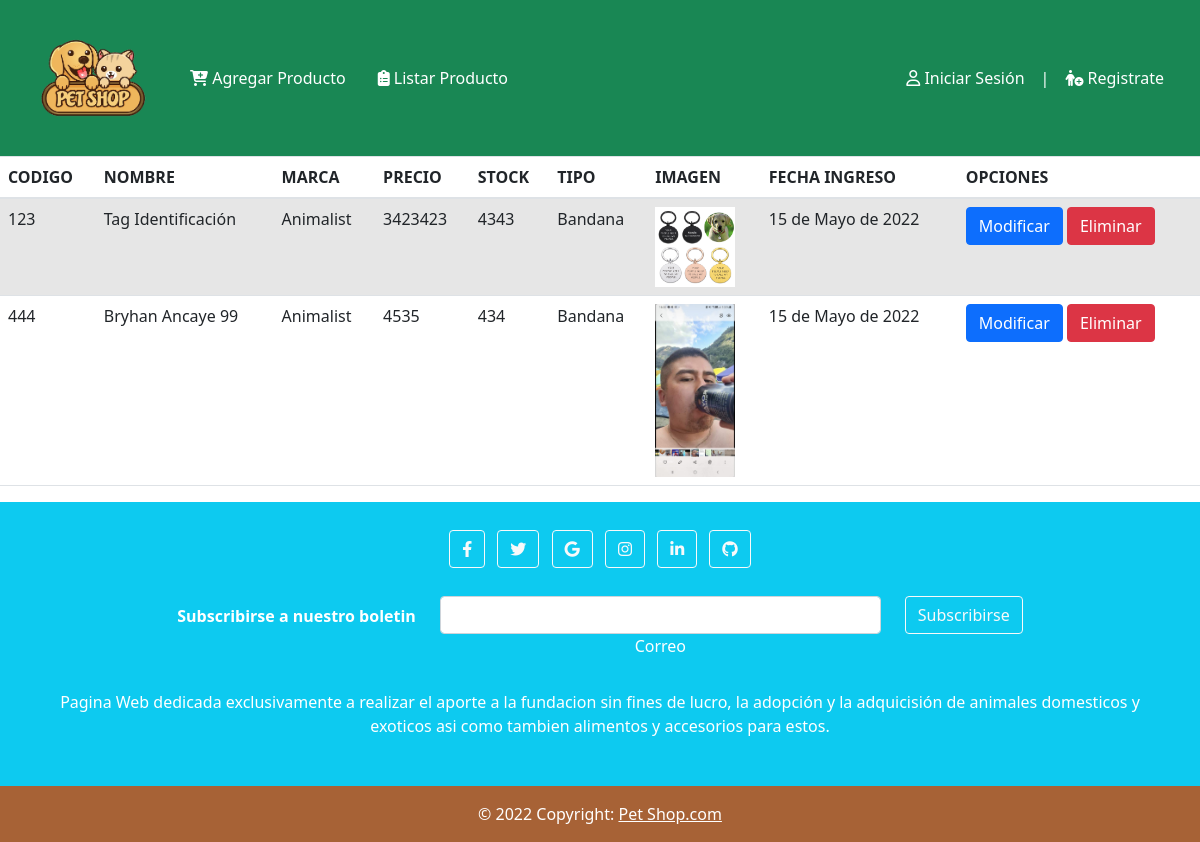
/listar_productos/ (signed in), run on an earlier commit of the app's database.
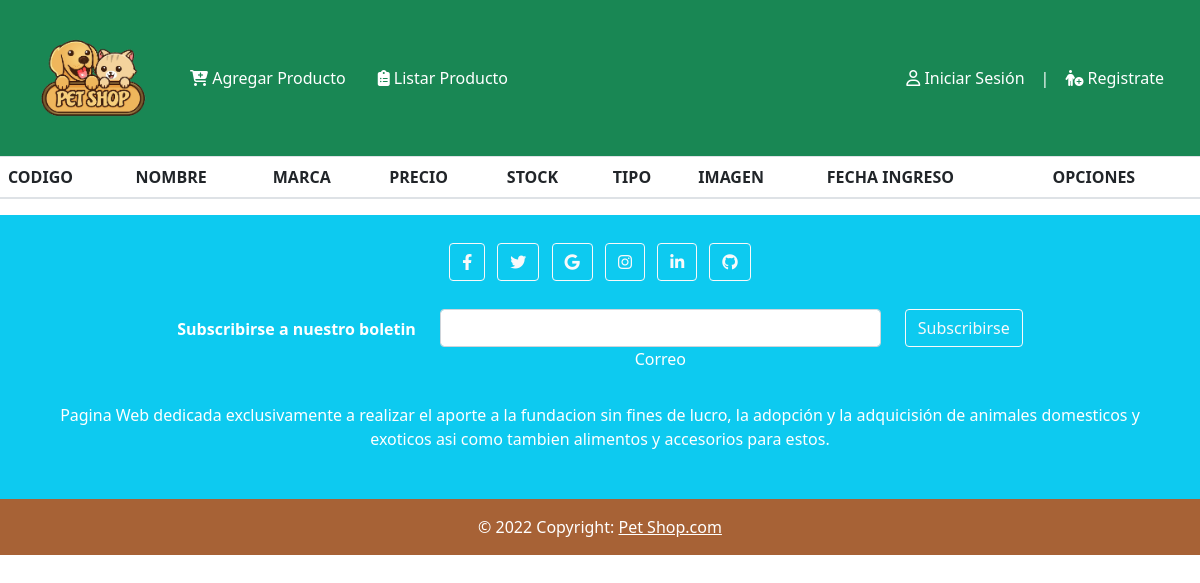
And on a later commit of the database.
### app/models.py (models this page shows, shortened)
class Producto(models.Model):
    codigo = models.IntegerField(null=False,primary_key=True)
    nombre = models.CharField(max_length=20)
    marca = models.CharField(max_length=20)
    precio = models.IntegerField()
    stock = models.IntegerField()
    tipo = models.ForeignKey(TipoProducto,on_delete=models.CASCADE)
    imagen = models.ImageField(upload_to="productos", null=True)
    created_at = models.DateField(auto_now_add=True)
    updated_at = models.DateField(auto_now=True)
    class Meta:
        db_table = 'db_producto'

class TipoProducto(models.Model):
    tipo = models.CharField(max_length=20)
    def __str__(self):
        return self.tipo
    class Meta:
        db_table = 'db_tipo_producto'

### app/views.py (the view)
# urls.py: path('listar_productos/', listar_productos ,name="listar_productos"),
@permission_required('app.view_producto')
def listar_productos(request):
    productosAll = Producto.objects.all()
    datos = {
        'listaProductos': productosAll
    }
    return render(request,'app/productos/listar_productos.html',datos)

### app/templates/app/productos/listar_productos.html
{% extends 'app/modeloproducto.html' %}
{% load static %}
{% block contenido %}
<table class="table table-striped table-condensed">
    <thead>
        <tr>
            <th>CODIGO</th>
            <th>NOMBRE</th>
            <th>MARCA</th>
            <th>PRECIO</th>
            <th>STOCK</th>
            <th>TIPO</th>
            <th>IMAGEN</th>
            <th>FECHA INGRESO</th>
            <th>OPCIONES</th>
        </tr>
    </thead>
        <TBody>
            {% for aux in listaProductos %}
            <tr>
                <td>{{ aux.codigo }}</td>
                <td>{{ aux.nombre }}</td>
                <td>{{ aux.marca }}</td>
                <td>{{ aux.precio }}</td>
                <td>{{ aux.stock }}</td>
                <td>{{ aux.tipo }}</td>
                <td>
                    {% if aux.imagen %}
                    <img src="{{ aux.imagen.url }}" alt="" width="80">
                    {% endif %}
                </td>
                <td>{{ aux.created_at }}</td>
                <td>
                    {% if perms.app.change_producto %}
                    <a href="{% url 'modificar_producto' aux.codigo%}" class="btn btn-primary">Modificar</a>
                    {% endif %}
                    {% if perms.app.delete_producto %}
                    <a onclick="confirmDelete ({{ aux.codigo }})" class="btn btn-danger">Eliminar</a>
                    {% endif %}
                </td>
            </tr>
            {% endfor %}
        </tbody>
</table>
{% endblock %}

What changed in the data, as far as the page shows it:
removed Producto: codigo "123", nombre "Tag Identificación", marca "Animalist", precio "3423423", stock "4343", tipo "Bandana", imagen (picture), created_at "15 de Mayo de 2022"
removed Producto: codigo "444", nombre "Bryhan Ancaye 99", marca "Animalist", precio "4535", stock "434", tipo "Bandana", imagen (picture), created_at "15 de Mayo de 2022"
